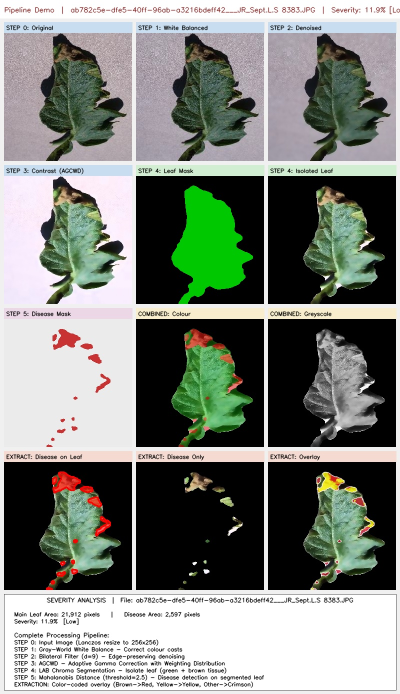
#> input picture data/demo_output/ab782c5e-dfe5-40ff-96ab-a3216bdeff42___JR_Sept.L.S 8383_FULL_GRID.jpg, 800 x 1388 px (shown at 1/2 size); its folder holds only this picture in this run
$ python preprocess_cli.py -i ../data/demo_output -o out
#> lines starting #> are read from the running program, lines starting #| are printed output that depends on the picture
### src/plantdisease/config.py
"""Configuration management for paths and hyperparameters."""
import os
from dotenv import load_dotenv
from pathlib import Path

# Load environment variables
load_dotenv()

# Project root
PROJECT_ROOT = Path(__file__).parent.parent.parent.parent

# Data paths
DATA_DIR = Path(os.getenv("DATA_DIR", PROJECT_ROOT / "data"))
RAW_DATA_DIR = DATA_DIR / "raw"
INTERIM_DATA_DIR = DATA_DIR / "interim"
PROCESSED_DATA_DIR = DATA_DIR / "processed"
SPLITS_DIR = DATA_DIR / "splits"

# Dataset path (PlantVillage augmented dataset)
DATASET_DIR = Path(os.getenv(
    "DATASET_DIR",
    PROJECT_ROOT / "data" / "New Plant Diseases Dataset(Augmented)" / "train"
))

# Model paths
MODEL_DIR = Path(os.getenv("MODEL_DIR", PROJECT_ROOT / "models"))
CHECKPOINT_DIR = MODEL_DIR / "checkpoints"
EXPORT_DIR = MODEL_DIR / "exports"

# Report paths
REPORT_DIR = Path(os.getenv("REPORT_DIR", PROJECT_ROOT / "reports"))
FIGURES_DIR = REPORT_DIR / "figures"
METRICS_DIR = REPORT_DIR / "metrics"

# Create directories if they don't exist
for directory in [RAW_DATA_DIR, INTERIM_DATA_DIR, PROCESSED_DATA_DIR, SPLITS_DIR,
                   CHECKPOINT_DIR, EXPORT_DIR, FIGURES_DIR, METRICS_DIR]:
    directory.mkdir(parents=True, exist_ok=True)
#> in preprocess_image, image is the input picture: shape (1388, 800, 3); mean B, G, R 124.2, 132, 126.7

# Hyperparameters
BATCH_SIZE = int(os.getenv("BATCH_SIZE", 32))
EPOCHS = int(os.getenv("EPOCHS", 50))
LEARNING_RATE = float(os.getenv("LEARNING_RATE", 0.001))
DEVICE = os.getenv("DEVICE", "cuda")

# Data parameters
TRAIN_RATIO = float(os.getenv("TRAIN_RATIO", 0.8))
VAL_RATIO = float(os.getenv("VAL_RATIO", 0.1))
TEST_RATIO = float(os.getenv("TEST_RATIO", 0.1))

# Image preprocessing
IMG_SIZE = int(os.getenv("IMG_SIZE", 224))
NORMALIZE_MEAN = [0.485, 0.456, 0.406]
NORMALIZE_STD = [0.229, 0.224, 0.225]

### src/plantdisease/data/preprocess/resize_standardize.py
"""
resize_standardize.py

Image resizing and standardization module for plant disease detection.
This module prepares images for model input by resizing them to a fixed
dimension and normalizing pixel intensity values.

"""

import os
import cv2
import numpy as np
from typing import Tuple, Optional


def resize_image(
    image: np.ndarray,
    target_size: Tuple[int, int] = (224, 224)
) -> np.ndarray:
    """
    Resize an image to a fixed target size.

    Parameters
    ----------
    image : np.ndarray
        Input image in RGB format.
    target_size : tuple(int, int)
        Desired image size (width, height).

    Returns
    -------
    np.ndarray
        Resized image.
    """
#> called with target_size = (224, 224)
    if image is None:
        raise ValueError("Input image is None.")

    resized = cv2.resize(image, target_size, interpolation=cv2.INTER_AREA)
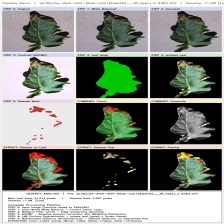
#> resized: shape (224, 224, 3); mean R, G, B 126.7, 132, 124.2
    return resized


def standardize_image(
    image: np.ndarray,
    use_z_score: bool = False,
    mean: Optional[np.ndarray] = None,
    std: Optional[np.ndarray] = None
) -> np.ndarray:
    """
    Standardize image pixel values.

    Two modes are supported:
    1. Min-max normalization to [0, 1]
    2. Z-score normalization (optional)

    Parameters
    ----------
    image : np.ndarray
        Input image (RGB).
    use_z_score : bool
        Whether to apply z-score normalization.
    mean : np.ndarray, optional
        Channel-wise mean (used only for z-score).
    std : np.ndarray, optional
        Channel-wise standard deviation (used only for z-score).

    Returns
    -------
    np.ndarray
        Standardized image.
    """
    image = image.astype(np.float32)

    # Min-max normalization
    image /= 255.0

    if use_z_score:
        if mean is None or std is None:
            raise ValueError(
                "Mean and standard deviation must be provided for z-score normalization."
            )

        image = (image - mean) / std

    return image


# [93 lines left out: functions preprocess_image, preprocess_directory, not called in this run]

### src/plantdisease/data/preprocess/denoise.py
"""
Image denoising routines for plant disease preprocessing.

This module provides multiple denoising methods:
- Median filter: Good for salt-and-pepper noise
- Gaussian blur: Good for general smoothing
- Bilateral filter: Edge-preserving denoising
- Non-local means: Best quality but slowest

All methods support both file paths and numpy arrays as input.
"""
import logging
from pathlib import Path
from typing import Optional, Union

import cv2
import numpy as np

logger = logging.getLogger(__name__)


# [41 lines left out: function denoise_median, not called in this run]


def denoise_bilateral(
    image: Union[str, Path, np.ndarray],
    diameter: int = 9,
    sigma_color: float = 75,
    sigma_space: float = 75,
    output_path: Optional[Union[str, Path]] = None
) -> Optional[np.ndarray]:
    """
    Apply bilateral filter (edge-preserving denoising).

    Bilateral filtering smooths images while keeping edges sharp.
    Useful for reducing noise without blurring important features
    like disease lesion boundaries.

    Args:
        image: Path to input image or numpy array (BGR format)
        diameter: Diameter of pixel neighborhood
        sigma_color: Filter sigma in the color space
        sigma_space: Filter sigma in the coordinate space
        output_path: Where to save (if None, returns array)

    Returns:
        Denoised image array, or None if loading failed
    """
#> called with diameter = 9, sigma_color = 75, sigma_space = 75
    if isinstance(image, (str, Path)):
        img = cv2.imread(str(image))
        if img is None:
            logger.warning(f"Could not read image: {image}")
            return None
    else:
        img = image.copy()

    denoised = cv2.bilateralFilter(img, diameter, sigma_color, sigma_space)
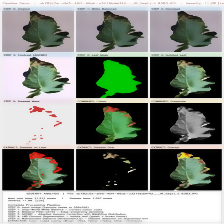
#> denoised: shape (224, 224, 3); mean R, G, B 126.7, 132.1, 124.3

    if output_path:
        output_path = Path(output_path)
        output_path.parent.mkdir(parents=True, exist_ok=True)
        cv2.imwrite(str(output_path), denoised)
        logger.debug(f"Denoised (bilateral): {output_path}")

    return denoised


# [95 lines left out: functions denoise_gaussian, denoise_nlm, not called in this run]


class ImageDenoiser:
    """
    Configurable image denoiser supporting multiple methods.
    """

    METHODS = {
        'median': denoise_median,
        'bilateral': denoise_bilateral,
        'gaussian': denoise_gaussian,
        'nlm': denoise_nlm
    }

    # [35 lines left out: functions __init__, denoise, not called in this run]

### src/plantdisease/data/preprocess/contrast.py
"""
Contrast enhancement utilities for plant disease image preprocessing.

This module provides:
- CLAHE (Contrast Limited Adaptive Histogram Equalization)
- Global histogram equalization
- Adaptive gamma correction

Contrast enhancement helps reveal disease symptoms that may be
obscured by poor lighting or low image contrast.
"""
import logging
from pathlib import Path
from typing import Optional, Union

import cv2
import numpy as np

logger = logging.getLogger(__name__)


def enhance_contrast_clahe(
    image: Union[str, Path, np.ndarray],
    clip_limit: float = 2.0,
    tile_size: int = 8,
    output_path: Optional[Union[str, Path]] = None
) -> Optional[np.ndarray]:
    """
    Enhance contrast using CLAHE (Contrast Limited Adaptive Histogram Equalization).

    CLAHE operates on small tiles and limits contrast amplification to avoid
    noise amplification. Particularly useful for images with varying illumination.

    Args:
        image: Path to input image or numpy array (BGR format)
        clip_limit: Threshold for contrast limiting
        tile_size: Size of grid for local histogram equalization
        output_path: Where to save (if None, returns array)

    Returns:
        Enhanced image (if output_path is None)
    """
#> called with clip_limit = 2, tile_size = 8
    if isinstance(image, (str, Path)):
        img = cv2.imread(str(image))
        if img is None:
            logger.warning(f"Could not read image: {image}")
            return None
    else:
        img = image.copy()

    # Convert to LAB color space
    lab = cv2.cvtColor(img, cv2.COLOR_BGR2LAB)
#> lab: shape (224, 224, 3); mean of channels 0, 1, 2 134.1, 125, 129.9
    l_channel = lab[:, :, 0]
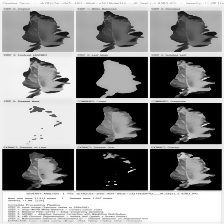
#> l_channel: shape (224, 224); min 0, max 255, mean 134.1

    # Apply CLAHE
    clahe = cv2.createCLAHE(clipLimit=clip_limit, tileGridSize=(tile_size, tile_size))
    l_enhanced = clahe.apply(l_channel)
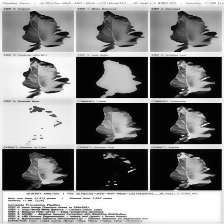
#> l_enhanced: shape (224, 224); min 2, max 255, mean 133

    lab[:, :, 0] = l_enhanced
#> lab: shape (224, 224, 3); mean of channels 0, 1, 2 133, 125, 129.9
    enhanced = cv2.cvtColor(lab, cv2.COLOR_LAB2BGR)
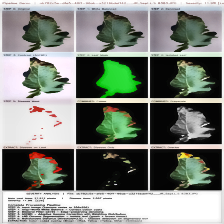
#> enhanced: shape (224, 224, 3); mean R, G, B 126.2, 131.5, 124

    if output_path:
        output_path = Path(output_path)
        output_path.parent.mkdir(parents=True, exist_ok=True)
        cv2.imwrite(str(output_path), enhanced)
        logger.debug(f"Enhanced contrast (CLAHE): {output_path}")

    return enhanced


# [125 lines left out: functions enhance_contrast_histogram, enhance_contrast_gamma, auto_gamma_correction, not called in this run]


class ContrastEnhancer:
    """
    Configurable contrast enhancer supporting multiple methods.
    """

    METHODS = {
        'clahe': enhance_contrast_clahe,
        'histogram': enhance_contrast_histogram,
        'gamma': enhance_contrast_gamma,
        'auto_gamma': auto_gamma_correction
    }

    # [35 lines left out: functions __init__, enhance, not called in this run]

### src/plantdisease/utils/logger.py
"""Logging configuration."""
import logging
import sys

def get_logger(name, level=logging.INFO):
    """Get or create a logger."""
    logger = logging.getLogger(name)
    logger.setLevel(level)

    if not logger.handlers:
        handler = logging.StreamHandler(sys.stdout)
        formatter = logging.Formatter(
            '%(asctime)s - %(name)s - %(levelname)s - %(message)s'
        )
        handler.setFormatter(formatter)
        logger.addHandler(handler)

    return logger

### scripts/preprocess_cli.py
#!/usr/bin/env python
"""
CLI tool for batch preprocessing of plant disease images.

This script provides a command-line interface for preprocessing images
using the full preprocessing pipeline: resizing, denoising, contrast
enhancement, shadow detection, leaf segmentation, and disease segmentation.

Usage examples:
    # Preprocess all images in a directory
    python scripts/preprocess_cli.py --input data/raw --output data/processed

    # Preprocess with specific options
    python scripts/preprocess_cli.py --input data/raw --output data/processed --img-size 224 --denoise bilateral

    # Process only PNG files with parallel processing
    python scripts/preprocess_cli.py --input data/raw --output data/processed --extensions .png --n-workers 4
"""

import argparse
import logging
import sys
from pathlib import Path
from typing import Optional, List, Tuple
import json
from concurrent.futures import ThreadPoolExecutor, as_completed
from tqdm import tqdm

import cv2
import numpy as np
from PIL import Image

# Add src to path
sys.path.insert(0, str(Path(__file__).parent.parent))

from src.plantdisease import config
from src.plantdisease.data.preprocess.resize_standardize import resize_image, standardize_image
from src.plantdisease.data.preprocess.denoise import denoise_bilateral, denoise_median, denoise_gaussian
from src.plantdisease.data.preprocess.contrast import enhance_contrast_clahe, enhance_contrast_histogram
from src.plantdisease.data.preprocess.segmentation import segment_image
from src.plantdisease.data.preprocess.disease import segment_disease_from_image
from src.plantdisease.utils.logger import get_logger

logger = get_logger(__name__)


class ImagePreprocessor:
    """Batch image preprocessor with parallel processing support."""

    def __init__(
        self,
        img_size: int = 224,
        denoise_method: str = 'bilateral',
        contrast_method: str = 'clahe',
        n_workers: int = 4,
        save_segmentation_masks: bool = False
    ):
        """
        Initialize preprocessor.

        Args:
            img_size: Target image size
            denoise_method: Denoising method ('bilateral', 'median', 'gaussian')
            contrast_method: Contrast enhancement method ('clahe', 'histogram')
            n_workers: Number of parallel workers
            save_segmentation_masks: Whether to save segmentation masks
        """
        self.img_size = img_size
        self.denoise_method = denoise_method
        self.contrast_method = contrast_method
        self.n_workers = n_workers
        self.save_segmentation_masks = save_segmentation_masks

        self.stats = {
            'total_processed': 0,
            'successful': 0,
            'failed': 0,
            'errors': []
        }

    def preprocess_image(
        self,
        image_path: Path,
        output_dir: Path,
        save_mask: bool = False
    ) -> Tuple[bool, str]:
        """
        Preprocess a single image.

        Args:
            image_path: Path to input image
            output_dir: Output directory for processed image
            save_mask: Whether to save segmentation mask

        Returns:
            Tuple of (success, message)
        """
        try:
            # Read image
            image = cv2.imread(str(image_path))
            if image is None:
                return False, f"Failed to read image: {image_path.name}"

            # Convert BGR to RGB for processing
            image_rgb = cv2.cvtColor(image, cv2.COLOR_BGR2RGB)

            # Step 1: Resize
            resized = resize_image(image_rgb, target_size=(self.img_size, self.img_size))

            # Step 2: Denoise
            if self.denoise_method == 'bilateral':
                denoised = denoise_bilateral(resized)
            elif self.denoise_method == 'median':
                denoised = denoise_median(resized)
            elif self.denoise_method == 'gaussian':
                denoised = denoise_gaussian(resized)
            else:
                denoised = resized

            # Step 3: Enhance contrast
            if self.contrast_method == 'clahe':
                enhanced = enhance_contrast_clahe(denoised)
            elif self.contrast_method == 'histogram':
                enhanced = enhance_contrast_histogram(denoised)
            else:
                enhanced = denoised

            # Step 4: Leaf segmentation
            try:
                leaf_mask = segment_image(enhanced)
                if leaf_mask is not None:
                    segmented = enhanced * (leaf_mask[:, :, np.newaxis] / 255.0)
                else:
                    segmented = enhanced
            except Exception:
                logger.warning(f"Leaf segmentation failed for {image_path.name}, using enhanced image")
                segmented = enhanced

            # Step 5: Disease segmentation (optional)
            disease_mask = None
            try:
                disease_result = segment_disease_from_image(segmented.astype(np.uint8))
                if isinstance(disease_result, tuple):
                    disease_mask = disease_result[0]  # First element is usually the mask
                else:
                    disease_mask = disease_result
            except Exception:
                logger.debug(f"Disease segmentation failed for {image_path.name}")

            # Step 6: Standardize
            final_image = standardize_image(segmented.astype(np.uint8))
#> in standardize_image, `image = image.astype(np.float32)`:
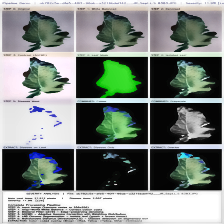
#> image: shape (224, 224, 3) float32; mean of channels 0, 1, 2 126.2, 131.5, 124; drawn as B, G, R

            # Save processed image
            output_dir.mkdir(parents=True, exist_ok=True)
            output_path = output_dir / image_path.name

            # Convert RGB to BGR for cv2.imwrite
            final_image_bgr = (final_image * 255).astype(np.uint8)
            final_image_bgr = cv2.cvtColor(final_image_bgr, cv2.COLOR_RGB2BGR)
            cv2.imwrite(str(output_path), final_image_bgr)

            # Save masks if requested
            if save_mask:
                mask_dir = output_dir / "masks"
                mask_dir.mkdir(parents=True, exist_ok=True)

                # Save leaf mask if available
                if leaf_mask is not None:
                    cv2.imwrite(str(mask_dir / f"{image_path.stem}_leaf_mask.png"), leaf_mask)

                # Save disease mask if available
                if disease_mask is not None:
                    cv2.imwrite(str(mask_dir / f"{image_path.stem}_disease_mask.png"), disease_mask)

            return True, f"Successfully processed: {image_path.name}"

        except Exception as e:
            error_msg = f"Error processing {image_path.name}: {str(e)}"
            logger.error(error_msg)
            return False, error_msg

    def process_directory(
        self,
        input_dir: Path,
        output_dir: Path,
        extensions: List[str] = None
    ) -> dict:
        """
        Process all images in a directory.

        Args:
            input_dir: Input directory containing images
            output_dir: Output directory for processed images
            extensions: List of image extensions to process

        Returns:
            Dictionary with processing statistics
        """
        if extensions is None:
            extensions = ['.jpg', '.jpeg', '.png', '.bmp']

        extensions = [ext.lower() for ext in extensions]

        # Collect all image files
        image_files = []
        for ext in extensions:
            image_files.extend(input_dir.rglob(f'*{ext}'))

        if not image_files:
            logger.warning(f"No images found in {input_dir}")
            return self.stats

        logger.info(f"Found {len(image_files)} images to process")

        # Process images in parallel
        with ThreadPoolExecutor(max_workers=self.n_workers) as executor:
            futures = {
                executor.submit(
                    self.preprocess_image,
                    image_path,
                    output_dir,
                    self.save_segmentation_masks
                ): image_path for image_path in image_files
            }

            with tqdm(total=len(futures), desc="Preprocessing") as pbar:
                for future in as_completed(futures):
                    success, message = future.result()
                    self.stats['total_processed'] += 1

                    if success:
                        self.stats['successful'] += 1
                        logger.debug(message)
                    else:
                        self.stats['failed'] += 1
                        self.stats['errors'].append(message)
                        logger.warning(message)

                    pbar.update(1)

        return self.stats


def main():
    """Main entry point."""
    parser = argparse.ArgumentParser(
        description="Batch preprocess plant disease images",
        formatter_class=argparse.RawDescriptionHelpFormatter,
        epilog="""
Examples:
  # Basic usage
  python scripts/preprocess_cli.py --input data/raw --output data/processed

  # With custom parameters
  python scripts/preprocess_cli.py --input data/raw --output data/processed \\
      --img-size 256 --denoise median --n-workers 8

  # Save segmentation masks
  python scripts/preprocess_cli.py --input data/raw --output data/processed \\
      --save-masks --extensions .jpg .png
        """
    )

    parser.add_argument(
        '--input', '-i',
        type=Path,
        required=True,
        help='Input directory containing raw images'
    )
    parser.add_argument(
        '--output', '-o',
        type=Path,
        required=True,
        help='Output directory for processed images'
    )
    parser.add_argument(
        '--img-size',
        type=int,
        default=224,
        help='Target image size (default: 224)'
    )
    parser.add_argument(
        '--denoise',
        choices=['bilateral', 'median', 'gaussian'],
        default='bilateral',
        help='Denoising method (default: bilateral)'
    )
    parser.add_argument(
        '--contrast',
        choices=['clahe', 'histogram'],
        default='clahe',
        help='Contrast enhancement method (default: clahe)'
    )
    parser.add_argument(
        '--extensions',
        nargs='+',
        default=['.jpg', '.jpeg', '.png', '.bmp'],
        help='Image extensions to process (default: .jpg .jpeg .png .bmp)'
    )
    parser.add_argument(
        '--n-workers',
        type=int,
        default=4,
        help='Number of parallel workers (default: 4)'
    )
    parser.add_argument(
        '--save-masks',
        action='store_true',
        help='Save segmentation masks'
    )
    parser.add_argument(
        '--log-level',
        choices=['DEBUG', 'INFO', 'WARNING', 'ERROR'],
        default='INFO',
        help='Logging level (default: INFO)'
    )

    args = parser.parse_args()

    # Setup logging
    logging.basicConfig(
        level=getattr(logging, args.log_level),
        format='%(asctime)s - %(name)s - %(levelname)s - %(message)s'
    )

    logger.info("=" * 60)
    logger.info("Plant Disease Image Preprocessing")
    logger.info("=" * 60)
    logger.info(f"Input directory: {args.input}")
    logger.info(f"Output directory: {args.output}")
    logger.info(f"Image size: {args.img_size}x{args.img_size}")
    logger.info(f"Denoising method: {args.denoise}")
    logger.info(f"Contrast method: {args.contrast}")
    logger.info(f"Parallel workers: {args.n_workers}")
    logger.info(f"Save segmentation masks: {args.save_masks}")

    # Process images
    preprocessor = ImagePreprocessor(
        img_size=args.img_size,
        denoise_method=args.denoise,
        contrast_method=args.contrast,
        n_workers=args.n_workers,
        save_segmentation_masks=args.save_masks
    )

    stats = preprocessor.process_directory(
        args.input,
        args.output,
        args.extensions
    )

    # Print summary
    logger.info("=" * 60)
    logger.info("Processing Summary")
    logger.info("=" * 60)
    logger.info(f"Total processed: {stats['total_processed']}")
    logger.info(f"Successful: {stats['successful']}")
    logger.info(f"Failed: {stats['failed']}")

    if stats['errors']:
        logger.info("\nErrors:")
        for error in stats['errors'][:10]:  # Show first 10 errors
            logger.info(f"  - {error}")
        if len(stats['errors']) > 10:
            logger.info(f"  ... and {len(stats['errors']) - 10} more")

    logger.info("=" * 60)

    return 0 if stats['failed'] == 0 else 1


if __name__ == '__main__':
    sys.exit(main())
#> (the program exits here)
